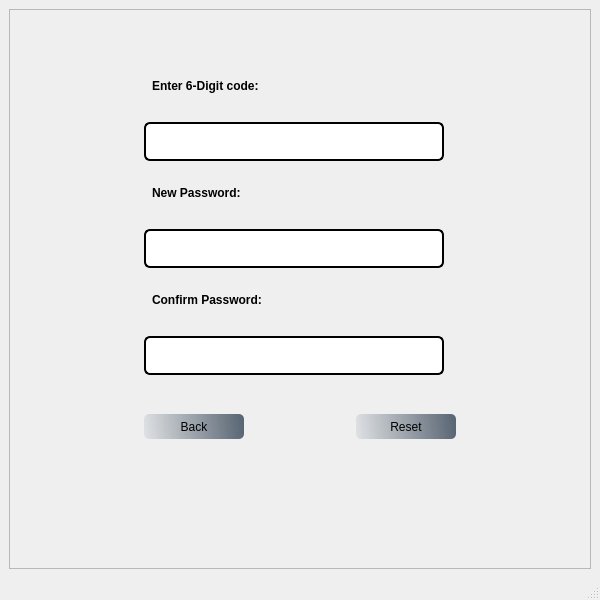
<?xml version="1.0" encoding="UTF-8"?>
<ui version="4.0">
 <class>MainWindow</class>
 <widget class="QMainWindow" name="MainWindow">
  <property name="geometry">
   <rect>
    <x>0</x>
    <y>0</y>
    <width>600</width>
    <height>600</height>
   </rect>
  </property>
  <property name="windowTitle">
   <string>MainWindow</string>
  </property>
  <property name="styleSheet">
   <string notr="true">#resetframe{
background-image:url(:/reset/Graphics/Login/output-onlinepngtools.png);
padding:10px;
}
#resetlbl{
height:25px;
margin-top:0px;
}
#codelbl , #passwordlbl , #confirmlbl{
height:25px;
margin-top:-5px;
padding:5px;
}
#codetxt , #passwordtxt , #confirmtxt{
height:25px;
border:2px solid black;
border-radius : 6px;
padding:5px 10px;
}
#emailtxt:hover , #passwordtxt:hover , #confirmtxt:hover{
border:2px solid gray;
}
#emailtxt:focus , #passwordfocus , #confirmtxt:focus{
border:2px solid gray;
}
#backbtn , #resetbtn{
margin-top:15px;
height:25px;
width:50px;
color:black;
background-color:qlineargradient(spread:pad,x1:0,y1:0.505682,x2:1,y2:0.477,stop:0 rgba(20,47,78,20),stop:1 rgba(85,98,112,250));
border-radius:5px;
}
#backbtnbtn:pressed , #resetbtn:pressed {
	padding-left:5px;
	padding-top:5px;
	background-color:rgba(112,112,112,255);
	border-postion:calc(100% -10px)center;
}
#backbtn:hover , resetbtn:hover {
	background-color:rgba(112,112,112,255);
}
</string>
  </property>
  <widget class="QWidget" name="centralwidget">
   <layout class="QGridLayout" name="gridLayout">
    <item row="0" column="0">
     <widget class="QFrame" name="resetframe">
      <property name="frameShape">
       <enum>QFrame::StyledPanel</enum>
      </property>
      <property name="frameShadow">
       <enum>QFrame::Raised</enum>
      </property>
      <layout class="QFormLayout" name="formLayout">
       <item row="0" column="1">
        <widget class="QLabel" name="logolbl">
         <property name="text">
          <string>&lt;html&gt;&lt;head/&gt;&lt;body&gt;&lt;p&gt;&lt;img src=&quot;:/reset/Graphics/Login/ARM_LOGO_Crop-removebg-preview.png&quot;/&gt;&lt;/p&gt;&lt;/body&gt;&lt;/html&gt;</string>
         </property>
         <property name="alignment">
          <set>Qt::AlignRight|Qt::AlignTrailing|Qt::AlignVCenter</set>
         </property>
        </widget>
       </item>
       <item row="2" column="1">
        <widget class="QWidget" name="widget" native="true">
         <layout class="QHBoxLayout" name="horizontalLayout">
          <item>
           <spacer name="horizontalSpacer">
            <property name="orientation">
             <enum>Qt::Horizontal</enum>
            </property>
            <property name="sizeType">
             <enum>QSizePolicy::Preferred</enum>
            </property>
            <property name="sizeHint" stdset="0">
             <size>
              <width>100</width>
              <height>20</height>
             </size>
            </property>
           </spacer>
          </item>
          <item>
           <widget class="QLabel" name="codelbl">
            <property name="font">
             <font>
              <weight>75</weight>
              <bold>true</bold>
             </font>
            </property>
            <property name="text">
             <string>Enter 6-Digit code:</string>
            </property>
           </widget>
          </item>
          <item>
           <spacer name="horizontalSpacer_2">
            <property name="orientation">
             <enum>Qt::Horizontal</enum>
            </property>
            <property name="sizeHint" stdset="0">
             <size>
              <width>40</width>
              <height>20</height>
             </size>
            </property>
           </spacer>
          </item>
         </layout>
        </widget>
       </item>
       <item row="3" column="1">
        <widget class="QWidget" name="widget_2" native="true">
         <layout class="QHBoxLayout" name="horizontalLayout_2">
          <item>
           <spacer name="horizontalSpacer_3">
            <property name="orientation">
             <enum>Qt::Horizontal</enum>
            </property>
            <property name="sizeType">
             <enum>QSizePolicy::Preferred</enum>
            </property>
            <property name="sizeHint" stdset="0">
             <size>
              <width>100</width>
              <height>20</height>
             </size>
            </property>
           </spacer>
          </item>
          <item>
           <widget class="QLineEdit" name="codetxt">
            <property name="minimumSize">
             <size>
              <width>300</width>
              <height>0</height>
             </size>
            </property>
           </widget>
          </item>
          <item>
           <spacer name="horizontalSpacer_4">
            <property name="orientation">
             <enum>Qt::Horizontal</enum>
            </property>
            <property name="sizeHint" stdset="0">
             <size>
              <width>40</width>
              <height>20</height>
             </size>
            </property>
           </spacer>
          </item>
         </layout>
        </widget>
       </item>
       <item row="4" column="1">
        <widget class="QWidget" name="widget_3" native="true">
         <layout class="QHBoxLayout" name="horizontalLayout_3">
          <item>
           <spacer name="horizontalSpacer_5">
            <property name="orientation">
             <enum>Qt::Horizontal</enum>
            </property>
            <property name="sizeType">
             <enum>QSizePolicy::Preferred</enum>
            </property>
            <property name="sizeHint" stdset="0">
             <size>
              <width>100</width>
              <height>20</height>
             </size>
            </property>
           </spacer>
          </item>
          <item>
           <widget class="QLabel" name="passwordlbl">
            <property name="font">
             <font>
              <weight>75</weight>
              <bold>true</bold>
             </font>
            </property>
            <property name="text">
             <string>New Password:</string>
            </property>
           </widget>
          </item>
          <item>
           <spacer name="horizontalSpacer_6">
            <property name="orientation">
             <enum>Qt::Horizontal</enum>
            </property>
            <property name="sizeHint" stdset="0">
             <size>
              <width>40</width>
              <height>20</height>
             </size>
            </property>
           </spacer>
          </item>
         </layout>
        </widget>
       </item>
       <item row="5" column="1">
        <widget class="QWidget" name="widget_4" native="true">
         <layout class="QHBoxLayout" name="horizontalLayout_4">
          <item>
           <spacer name="horizontalSpacer_7">
            <property name="orientation">
             <enum>Qt::Horizontal</enum>
            </property>
            <property name="sizeType">
             <enum>QSizePolicy::Preferred</enum>
            </property>
            <property name="sizeHint" stdset="0">
             <size>
              <width>100</width>
              <height>20</height>
             </size>
            </property>
           </spacer>
          </item>
          <item>
           <widget class="QLineEdit" name="passwordtxt">
            <property name="minimumSize">
             <size>
              <width>300</width>
              <height>0</height>
             </size>
            </property>
           </widget>
          </item>
          <item>
           <spacer name="horizontalSpacer_8">
            <property name="orientation">
             <enum>Qt::Horizontal</enum>
            </property>
            <property name="sizeHint" stdset="0">
             <size>
              <width>40</width>
              <height>20</height>
             </size>
            </property>
           </spacer>
          </item>
         </layout>
        </widget>
       </item>
       <item row="6" column="1">
        <widget class="QWidget" name="widget_5" native="true">
         <layout class="QHBoxLayout" name="horizontalLayout_5">
          <item>
           <spacer name="horizontalSpacer_9">
            <property name="orientation">
             <enum>Qt::Horizontal</enum>
            </property>
            <property name="sizeType">
             <enum>QSizePolicy::Preferred</enum>
            </property>
            <property name="sizeHint" stdset="0">
             <size>
              <width>100</width>
              <height>20</height>
             </size>
            </property>
           </spacer>
          </item>
          <item>
           <widget class="QLabel" name="confirmlbl">
            <property name="font">
             <font>
              <weight>75</weight>
              <bold>true</bold>
             </font>
            </property>
            <property name="text">
             <string>Confirm Password:</string>
            </property>
           </widget>
          </item>
          <item>
           <spacer name="horizontalSpacer_10">
            <property name="orientation">
             <enum>Qt::Horizontal</enum>
            </property>
            <property name="sizeHint" stdset="0">
             <size>
              <width>40</width>
              <height>20</height>
             </size>
            </property>
           </spacer>
          </item>
         </layout>
        </widget>
       </item>
       <item row="7" column="1">
        <widget class="QWidget" name="widget_6" native="true">
         <layout class="QHBoxLayout" name="horizontalLayout_6">
          <item>
           <spacer name="horizontalSpacer_11">
            <property name="orientation">
             <enum>Qt::Horizontal</enum>
            </property>
            <property name="sizeType">
             <enum>QSizePolicy::Preferred</enum>
            </property>
            <property name="sizeHint" stdset="0">
             <size>
              <width>100</width>
              <height>20</height>
             </size>
            </property>
           </spacer>
          </item>
          <item>
           <widget class="QLineEdit" name="confirmtxt">
            <property name="minimumSize">
             <size>
              <width>300</width>
              <height>0</height>
             </size>
            </property>
           </widget>
          </item>
          <item>
           <spacer name="horizontalSpacer_12">
            <property name="orientation">
             <enum>Qt::Horizontal</enum>
            </property>
            <property name="sizeHint" stdset="0">
             <size>
              <width>40</width>
              <height>20</height>
             </size>
            </property>
           </spacer>
          </item>
         </layout>
        </widget>
       </item>
       <item row="8" column="1">
        <widget class="QWidget" name="widget_7" native="true">
         <layout class="QHBoxLayout" name="horizontalLayout_7">
          <item>
           <spacer name="horizontalSpacer_13">
            <property name="orientation">
             <enum>Qt::Horizontal</enum>
            </property>
            <property name="sizeType">
             <enum>QSizePolicy::Preferred</enum>
            </property>
            <property name="sizeHint" stdset="0">
             <size>
              <width>100</width>
              <height>20</height>
             </size>
            </property>
           </spacer>
          </item>
          <item>
           <widget class="QPushButton" name="backbtn">
            <property name="minimumSize">
             <size>
              <width>100</width>
              <height>0</height>
             </size>
            </property>
            <property name="text">
             <string>Back</string>
            </property>
            <property name="icon">
             <iconset resource="../reset.qrc">
              <normaloff>:/reset/Graphics/reser/icons8-back-arrow-30.png</normaloff>:/reset/Graphics/reser/icons8-back-arrow-30.png</iconset>
            </property>
           </widget>
          </item>
          <item>
           <spacer name="horizontalSpacer_15">
            <property name="orientation">
             <enum>Qt::Horizontal</enum>
            </property>
            <property name="sizeHint" stdset="0">
             <size>
              <width>40</width>
              <height>20</height>
             </size>
            </property>
           </spacer>
          </item>
          <item>
           <widget class="QPushButton" name="resetbtn">
            <property name="minimumSize">
             <size>
              <width>100</width>
              <height>0</height>
             </size>
            </property>
            <property name="text">
             <string>Reset</string>
            </property>
           </widget>
          </item>
          <item>
           <spacer name="horizontalSpacer_14">
            <property name="orientation">
             <enum>Qt::Horizontal</enum>
            </property>
            <property name="sizeHint" stdset="0">
             <size>
              <width>40</width>
              <height>20</height>
             </size>
            </property>
           </spacer>
          </item>
         </layout>
        </widget>
       </item>
       <item row="1" column="1">
        <widget class="QLabel" name="resetlbl">
         <property name="text">
          <string>&lt;html&gt;&lt;head/&gt;&lt;body&gt;&lt;p&gt;&lt;img src=&quot;:/reset/Graphics/reser/icons8-forgot-password-30.png&quot;/&gt;&lt;/p&gt;&lt;/body&gt;&lt;/html&gt;</string>
         </property>
         <property name="alignment">
          <set>Qt::AlignCenter</set>
         </property>
        </widget>
       </item>
      </layout>
     </widget>
    </item>
   </layout>
  </widget>
  <widget class="QStatusBar" name="statusbar"/>
 </widget>
 <resources>
  <include location="../reset.qrc"/>
 </resources>
 <connections/>
</ui>
